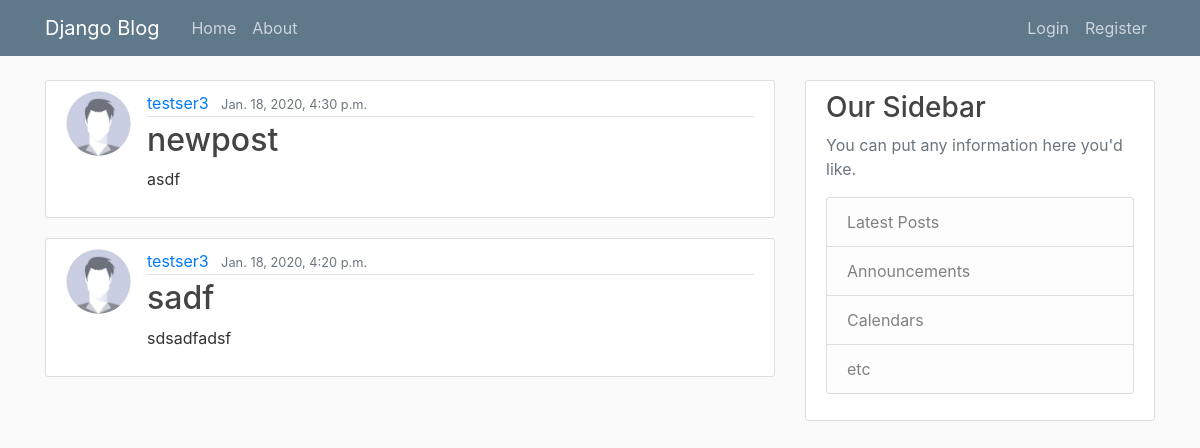
/blog/, run on an earlier commit of the app's database.
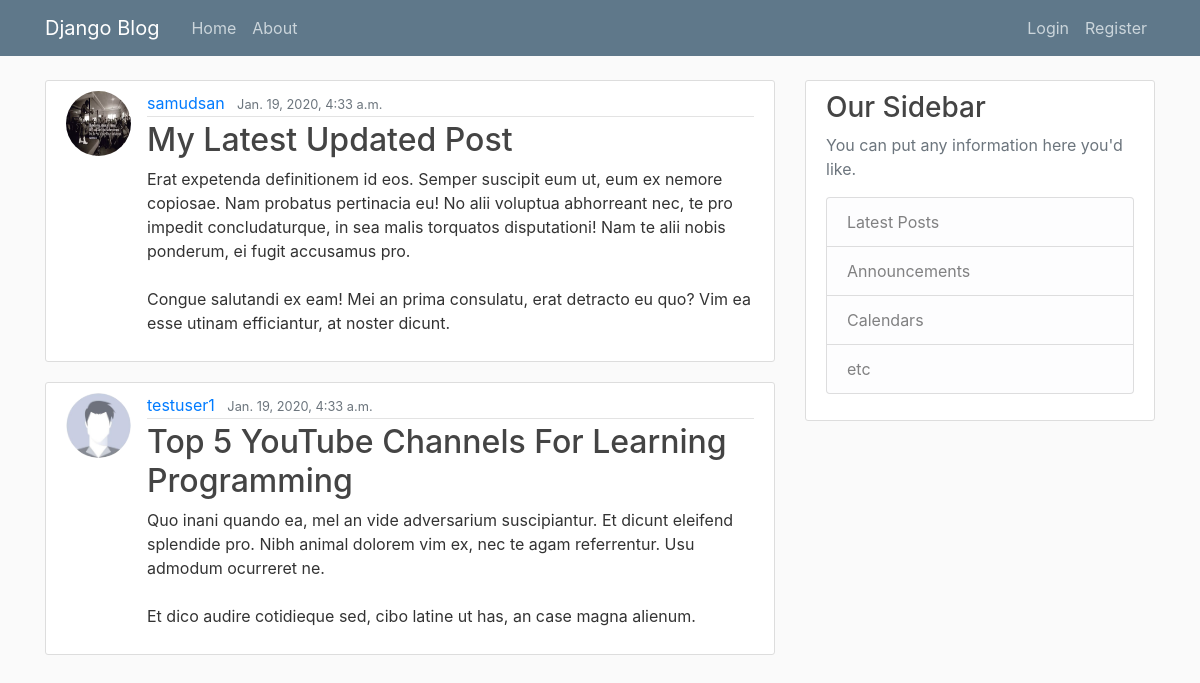
And on a later commit of the database.
### blog/models.py (models this page shows, shortened)
class Post(models.Model):
    title = models.CharField(max_length=100)
    content = models.TextField()
    date_posted = models.DateTimeField(default=timezone.now)
    author = models.ForeignKey(User, on_delete=models.CASCADE)

### users/models.py (models this page shows, shortened)
class Profile(models.Model):
    user = models.OneToOneField(User, on_delete=models.CASCADE)
    image = models.ImageField(default='default.jpg', upload_to='profile_pics')

### blog/views.py (the view)
# urls.py: path('', PostListView.as_view(), name='blog-home'),
class PostListView(ListView):
    model = Post
    template_name = 'blog/home.html' #by default when we define classbased views it will
    context_object_name = 'posts'
    ordering = '-date_posted'
    paginate_by = 2

### blog/templates/blog/home.html
{% extends "blog/base.html" %}
{% block content %}
    {% for post in posts %}
        <article class="media content-section">
          <img class='rounded-circle article-img' src={{ post.author.profile.image.url }}>
          <div class="media-body">
            <div class="article-metadata">
              <a class="mr-2" href="#">{{ post.author }}</a>
              <small class="text-muted">{{ post.date_posted }}</small>
            </div>
            <h2><a class="article-title" href="{% url 'post-detail' post.id %}">{{ post.title }}</a></h2>
            <p class="article-content">{{ post.content }}</p>
          </div>
        </article>
    {% endfor %}
{% endblock content %}

What changed in the data, as far as the page shows it:
no longer on this page (row unchanged): Post: author.profile.image (placeholder picture), author "testser3", date_posted "Jan. 18, 2020, 4:30 p.m.", title "newpost", content "asdf"
no longer on this page (row unchanged): Post: author.profile.image (placeholder picture), author "testser3", date_posted "Jan. 18, 2020, 4:20 p.m.", title "sadf", content "sdsadfadsf"
added Post: author.profile.image (picture), author "samudsan", date_posted "Jan. 19, 2020, 4:33 a.m.", title "My Latest Updated Post", content "Erat expetenda definitionem id eos. Semper suscipit eum ut, eum ex nemore copiosae. Nam probatus pertinacia eu! No alii voluptua abhorreant nec, te pro impedit concludaturque, in sea malis torquatos disputationi! Nam te alii nobis ponderum, ei fugit accusamus pro. Congue salutandi ex eam! Mei an prima consulatu, erat detracto eu quo? Vim ea esse utinam efficiantur, at noster dicunt."
added Post: author.profile.image (placeholder picture), author "testuser1", date_posted "Jan. 19, 2020, 4:33 a.m.", title "Top 5 YouTube Channels For Learning Programming", content "Quo inani quando ea, mel an vide adversarium suscipiantur. Et dicunt eleifend splendide pro. Nibh animal dolorem vim ex, nec te agam referrentur. Usu admodum ocurreret ne. Et dico audire cotidieque sed, cibo latine ut has, an case magna alienum."
